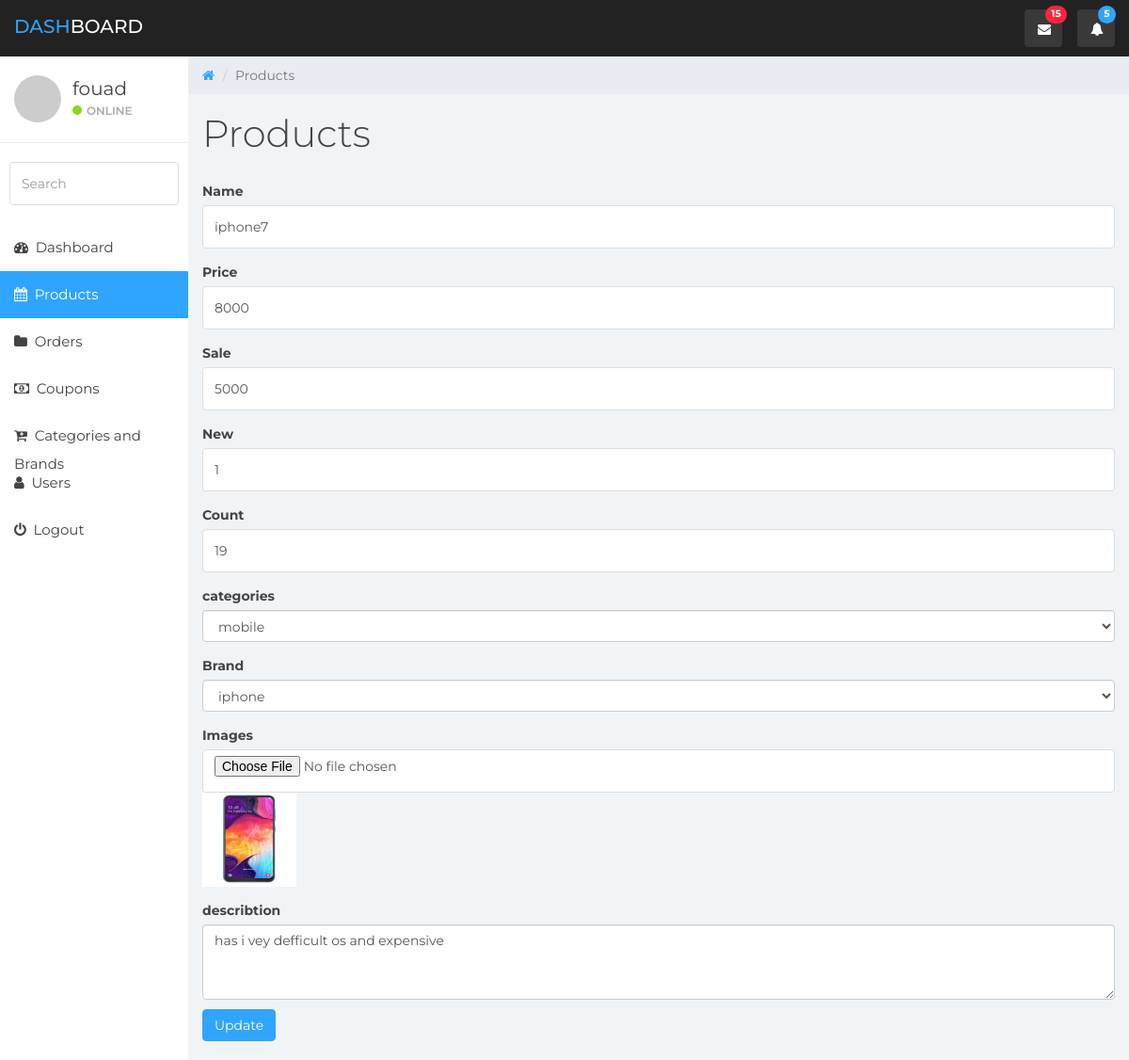
The app's page /admin/products.php?action=editproduct&id=15 (signed in) with its own data.
### tables this page shows
CREATE TABLE `products` (
  `id` int(1) NOT NULL,
  `name` varchar(255) NOT NULL,
  `price` int(1) NOT NULL,
  `image` varchar(255) NOT NULL,
  `describtion` text NOT NULL,
  `count` int(1) NOT NULL,
  `brand` int(1) NOT NULL,
  `category` int(1) NOT NULL,
  `views` int(1) NOT NULL,
  `sale` int(11) NOT NULL,
  `new` tinyint(1) NOT NULL,
  `rate` int(11) NOT NULL
);

CREATE TABLE `category` (
  `id` int(11) NOT NULL,
  `name` varchar(255) NOT NULL
);

CREATE TABLE `brand` (
  `id` int(11) NOT NULL,
  `name` varchar(255) NOT NULL
);

### admin/elements/editProdcut.php (the view, shortened to what this page needs)
<?php
  include "PhpFunctions/connection.php";
  $id= $_GET['id'];
  $select = "SELECT * FROM products WHERE id = $id";
  $query = $connection -> query($select);
  $prod = $query -> fetch_assoc();
?>
<form method="post" class="theform" action="PhpFunctions/updateProduct.php?id=<?= $id?>" enctype="multipart/form-data">
  <div class="form-group">
    <label for="name">Name</label>
    <input type="text" name="name" value="<?= $prod['name'] ?>" class="form-control" id="name">
  </div>
  <div class="form-group">
    <label for="price">Price</label>
    <input type="number" name="price" value="<?= $prod['price'] ?>" class="form-control" id="price">
  </div>
   <div class="form-group">
    <label for="price">Sale</label>
    <input type="number" name="sale" value="<?= $prod['sale'] ?>" class="form-control" id="price">
  </div>
 <div class="form-group">
    <label for="price">New</label>
    <input type="number" min="0" max="1" name="new" value="<?= $prod['new'] ?>" class="form-control" id="new">
  </div>
  <div class="form-group">
    <label for="sale">Count</label>
    <input type="number" name="count" value="<?= $prod['count'] ?>" class="form-control" id="sale">
  </div>
   <div class="form-group">
    <label for="exampleFormControlSelect1">categories</label>
    <select name="category" class="form-control" id="exampleFormControlSelect1">
      <?php
        $selectCat= "SELECT * FROM category";
        $queryCat = $connection -> query($selectCat);
        foreach ($queryCat as $cat){
      ?>
      <option value="<?= $cat['id'] ?>" <?php
          if($prod['category'] == $cat['id']){
            echo "selected";
          }
      ?> ><?= $cat['name'] ?></option>
      <?php } ?>
    </select>
  </div>
  <div class="form-group">
    <label for="exampleFormControlSelect2">Brand</label>
    <select name="brand" class="form-control" id="exampleFormControlSelect2">
      <?php
        $selectbrand= "SELECT * FROM brand";
        $querybrand = $connection -> query($selectbrand);
        foreach ($querybrand as $brand){
      ?>
      <option value="<?= $brand['id'] ?>" <?php
          if($prod['brand'] == $brand['id']){
            echo "selected";
          }
      ?>  ><?= $brand['name'] ?></option>
      <?php } ?>
    </select>
  </div>
  <div class="form-group">
    <label for="img">Images</label>
    <input type="file" name="image" value="" class="form-control" id="img">
    <img src="images/<?= $prod['image']?>" alt="" style="width:100px;height:100px">
  </div>
  <div class="form-group mb-10">
        <label for="floatingPassword2">describtion</label>
        <textarea  class="form-control"  required name="discribtion"  style="height: 80px;" id="floatingPassword2" placeholder="Product description"><?= $prod['describtion']?></textarea>
    </div>
  <button type="submit" class="btn btn-primary mb-20 hvr-hang">Update</button>
</form>

### admin/css/framework.css (style rules this page uses)
:root { --blue-color: #0075ff; --blue-alt-color: #0d69d5; --orange-color: #f59e0b; --green-color: #22c55e; --red-color: #f44336; --grey-color: #888; --fa-style-family-classic: "Font Awesome 6 Free"; --heading-color: #012f63; --text--clolor: #FE667B; --footer-color: #0E8388; --backgroung--color: #A6E3E9; }
.mb-10 { margin-bottom: 10px; }
.mb-20 { margin-bottom: 20px; }

### admin/css/styles.css (style rules this page uses)
body { background: #f1f4f7; padding-top: 60px; font-size: 14px; color: #444444; font-family: "Montserrat", "Helvetica Neue", Helvetica, Arial, sans-serif; }
input.form-control { border: 1px solid #ddd; box-shadow: none; height: 46px; }
.btn-primary, .btn-primary:hover, .btn-primary:focus, .btn-primary:active, .btn-primary.active, .open > .dropdown-toggle.btn-primary, .btn-primary.disabled, .btn-primary[disabled], fieldset[disabled] .btn-primary, .btn-primary.disabled:hover, .btn-primary[disabled]:hover, fieldset[disabled] .btn-primary:hover, .btn-primary.disabled:focus, .btn-primary[disabled]:focus, fieldset[disabled] .btn-primary:focus, .btn-primary.disabled:active, .btn-primary[disabled]:active, fieldset[disabled] .btn-primary:active, .btn-primary.disabled.active, .btn-primary[disabled].active, fieldset[disabled] .btn-primary.active { background-color: #30a5ff; border-color: #30a5ff; }

### admin/Componnents/Nav.php (style rules this page uses)
input[type="number"] { -moz-appearance: textfield; }

### records on screen
products: name "iphone7", price "8000", sale "5000", new "1", count "19", category "mobile", brand "iphone", image (picture), discribtion "has i vey defficult os and expensive"

### other values on screen
$_SESSION['login'] "fouad"
